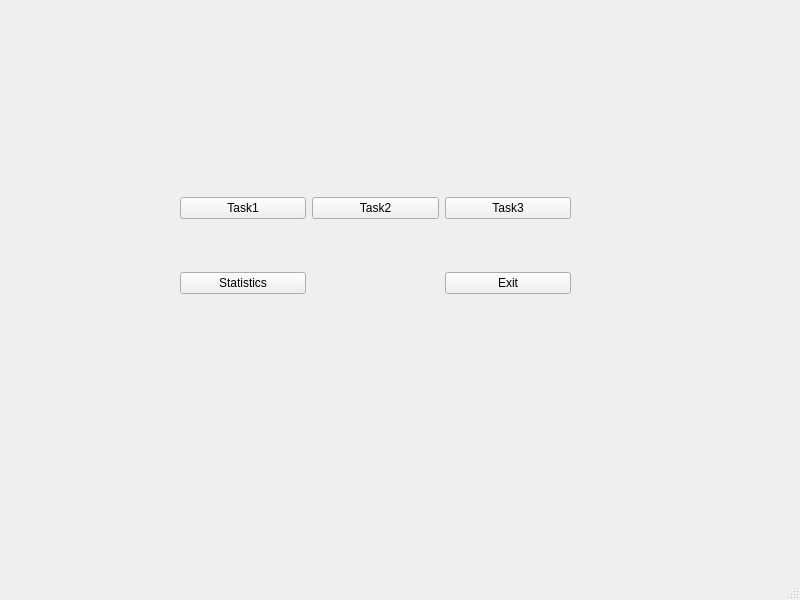
<?xml version="1.0" encoding="UTF-8"?>
<ui version="4.0">
 <class>MainWindow</class>
 <widget class="QMainWindow" name="MainWindow">
  <property name="geometry">
   <rect>
    <x>0</x>
    <y>0</y>
    <width>800</width>
    <height>600</height>
   </rect>
  </property>
  <property name="windowTitle">
   <string>MainWindow</string>
  </property>
  <widget class="QWidget" name="centralwidget">
   <widget class="QWidget" name="gridLayoutWidget">
    <property name="geometry">
     <rect>
      <x>180</x>
      <y>150</y>
      <width>391</width>
      <height>191</height>
     </rect>
    </property>
    <layout class="QGridLayout" name="gridLayout">
     <item row="0" column="2">
      <widget class="QPushButton" name="pushButton_Task3">
       <property name="text">
        <string>Task3</string>
       </property>
      </widget>
     </item>
     <item row="0" column="0">
      <widget class="QPushButton" name="pushButton_Task1">
       <property name="text">
        <string>Task1</string>
       </property>
      </widget>
     </item>
     <item row="0" column="1">
      <widget class="QPushButton" name="pushButton_Task2">
       <property name="text">
        <string>Task2</string>
       </property>
      </widget>
     </item>
     <item row="1" column="0">
      <widget class="QPushButton" name="pushButton_Stats">
       <property name="text">
        <string>Statistics</string>
       </property>
      </widget>
     </item>
     <item row="1" column="2">
      <widget class="QPushButton" name="pushButton_Exit">
       <property name="text">
        <string>Exit</string>
       </property>
      </widget>
     </item>
    </layout>
   </widget>
  </widget>
  <widget class="QMenuBar" name="menubar">
   <property name="geometry">
    <rect>
     <x>0</x>
     <y>0</y>
     <width>800</width>
     <height>25</height>
    </rect>
   </property>
  </widget>
  <widget class="QStatusBar" name="statusbar"/>
 </widget>
 <resources/>
 <connections/>
</ui>
